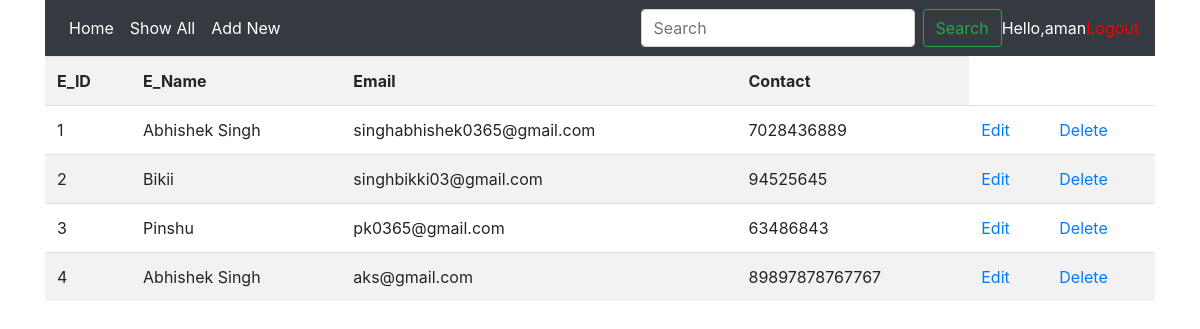
Page /show_view (signed in) on the committed database.
### myapp/models.py (models this page shows)
class Employee(models.Model):
    eid = models.CharField(max_length=20)
    ename = models.CharField(max_length=100)
    eemail = models.EmailField()
    econtact = models.CharField(max_length=30)

### myapp/views.py (the view)
# urls.py: path('show_view',views.show_view),
@login_required(login_url='login')
def show_view(request):
    emp = Employee.objects.all()  # retrive operation
    return render(request,'show.html',{'emp':emp})

### myapp/templates/show.html
{% extends 'base.html' %}
{% block content %}
   <table class="table table-striped">
            <tr>
                <th>E_ID</th>
                <th>E_Name</th>
                <th>Email</th>
                <th>Contact</th>
            </tr>
        {% for empr in emp %}
        <tr>
            <td>{{empr.eid}}</td>
            <td>{{empr.ename}}</td>
            <td>{{empr.eemail}}</td>
            <td>{{empr.econtact}}</td>
            <td>
                <a href="edit/{{empr.id}}">Edit</a>
            </td>
            <td>
                <a href="delete/{{empr.id}}">Delete</a>
            </td>
        </tr>
        {% endfor %}
    </table>
{% endblock %}

### myapp/templates/base.html (shortened to what this page needs)
<!doctype html>
<html lang="en">
  <head>
    <link rel="stylesheet" href="https://stackpath.bootstrapcdn.com/bootstrap/4.5.0/css/bootstrap.min.css">
  </head>
  <body>
      <div class="container">
        <nav class="navbar navbar-expand-md bg-dark navbar-dark">
           <div class="collapse navbar-collapse" id="collapsibleNavbar">
             <ul class="navbar-nav mr-auto">
               <li class="nav-item active">
                 <a class="nav-link" href="/">Home</a>
                 </li>
               <li class="nav-item active"><a class="nav-link" href="/show_view">Show All</a></li>
               <li class="nav-item active"><a class="nav-link" href="/load_form">Add New</a></li>
             </ul>
             <form method="POST" action="search" class="form-inline my-2 my-lg-0">
               <input name="name" class="form-control mr-sm-2" type="search" placeholder="Search" aria-label="Search">
               <button class="btn btn-outline-success my-2 my-sm-0" type="submit">Search</button>
             </form>
           </div>
           <span style="color:white;">Hello,{{request.user}}</span>
           <span><a style="color:red;" href="{% url 'logout' %}">Logout</a></span>
         </nav>
             {% block content %}
              {% endblock %}
      </div>
  </body>
</html>

### rows in the picture
Employee: eid "1", ename "Abhishek Singh", eemail "singhabhishek0365@gmail.com", econtact "7028436889"
Employee: eid "2", ename "Bikii", eemail "singhbikki03@gmail.com", econtact "94525645"
Employee: eid "3", ename "Pinshu", eemail "pk0365@gmail.com", econtact "63486843"
Employee: eid "4", ename "Abhishek Singh", eemail "aks@gmail.com", econtact "89897878767767"

### other values in the picture
{{ request.user }} "aman"
